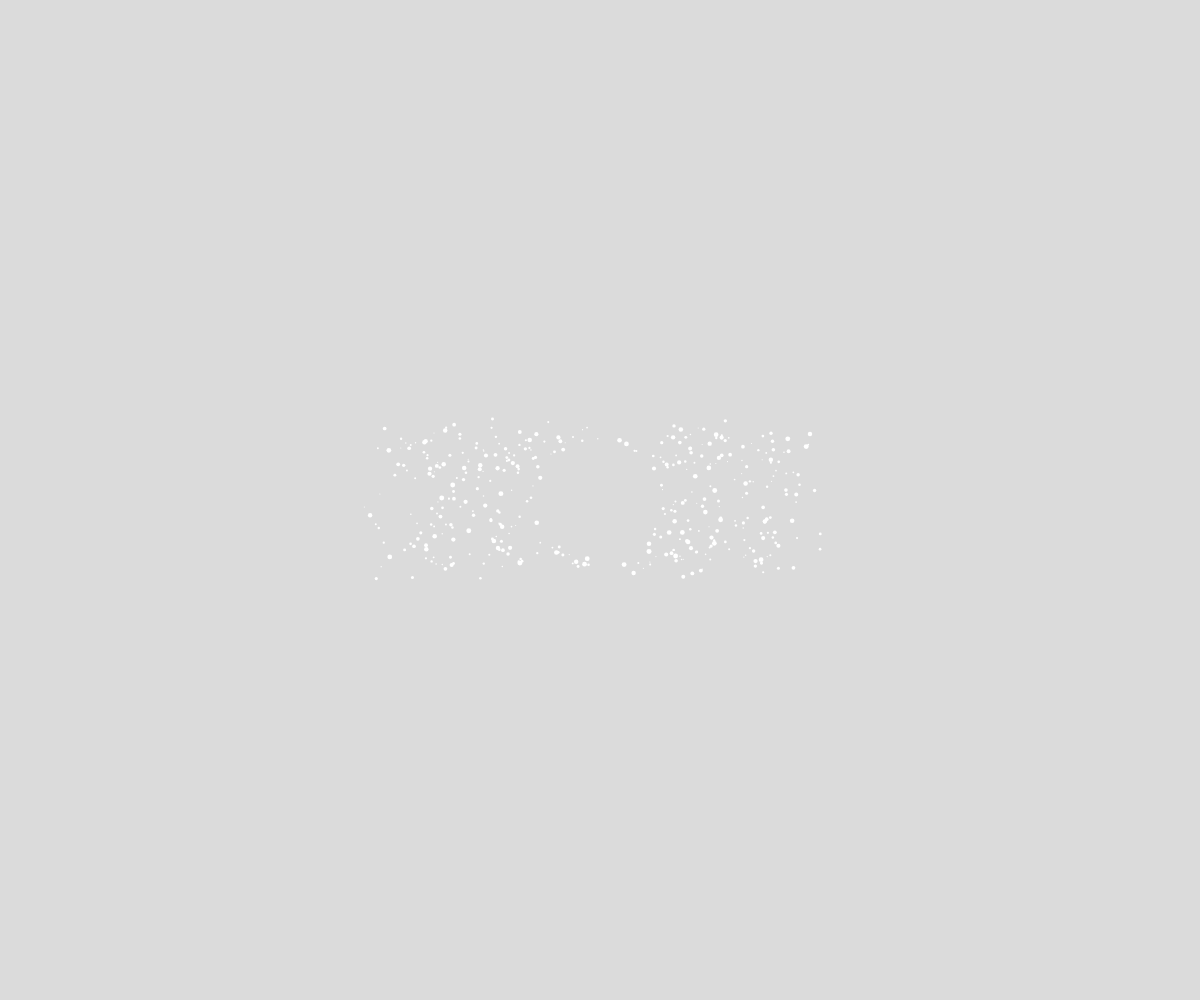
Frame 1 (no input)
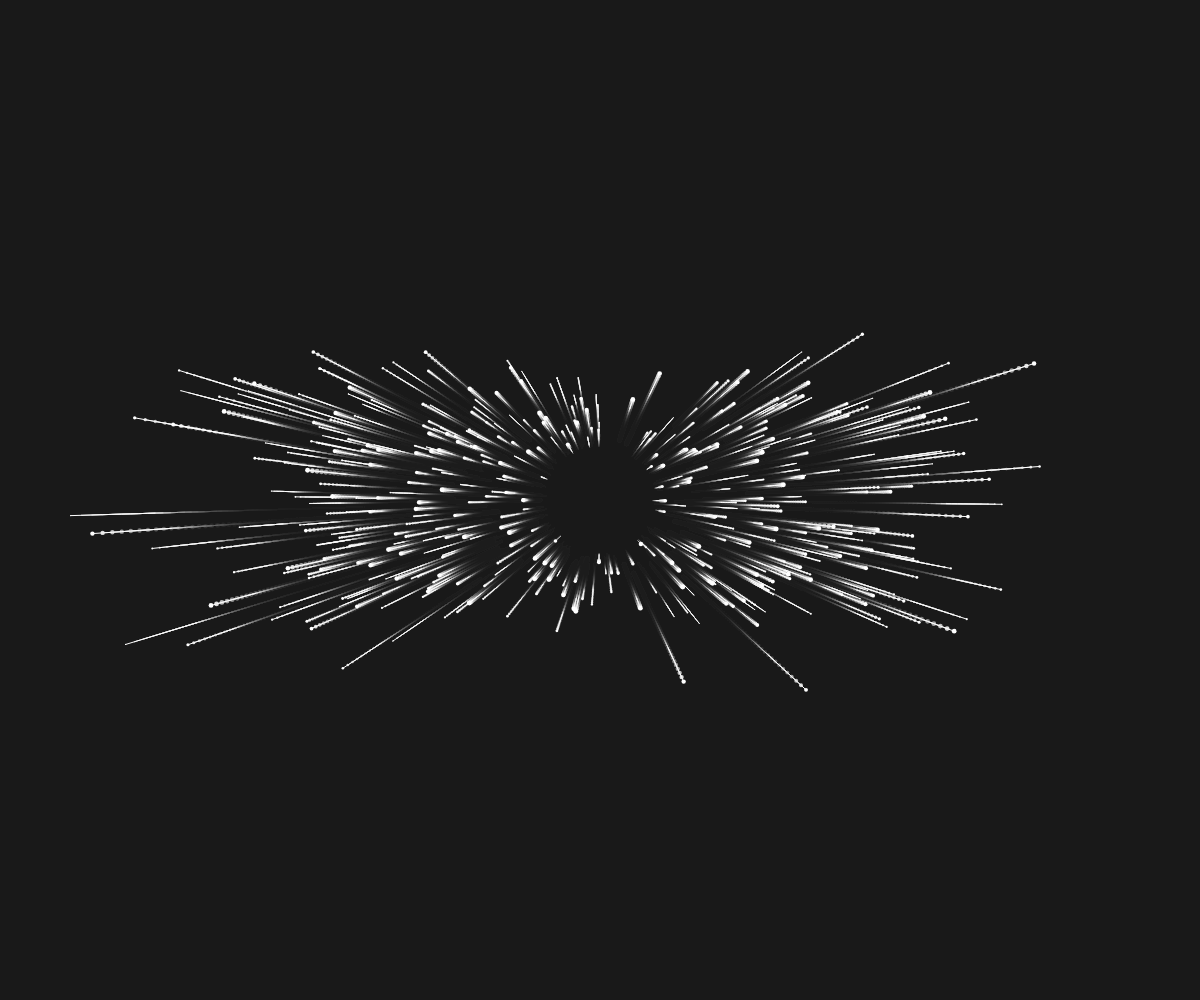
Frame 60 (no input)
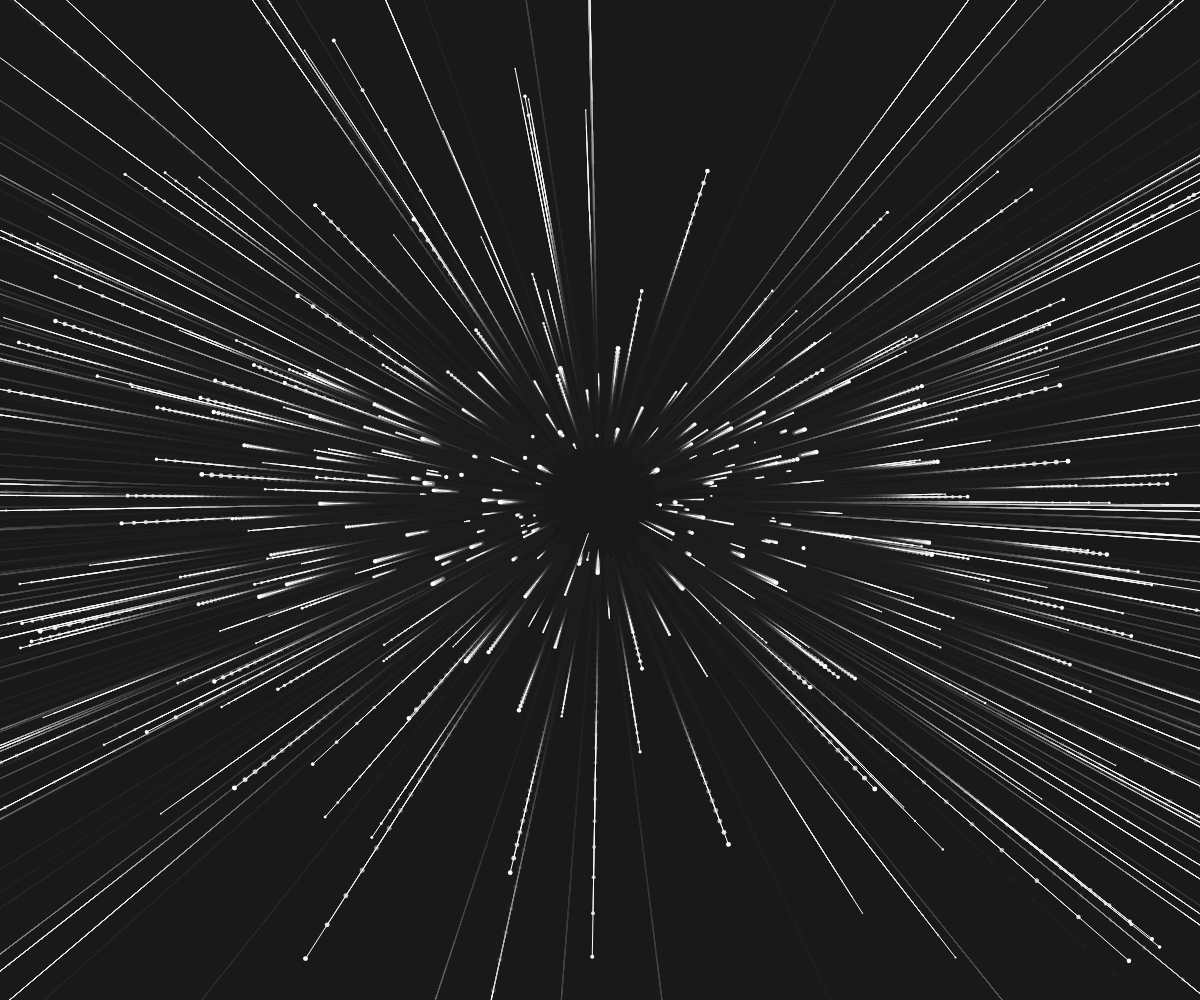
Frame 120 (the mouse pressed at the canvas centre since frame 60)

The p5.js sketch that drew these frames (run headless with seeded random() and noise() and a simulated clock; from frame 60 on, the mouse is pressed at the canvas centre):

// p5.js sketch
// ── sketch.js
class Star {
  constructor() {
     this.pos = createVector(
        random(-width, width),
        random(-height / 2, height / 2),
        random(width * 2.5, width * 3.5) // Start weiter hinten
     );
     this.m = random(4, 8); // Geschwindigkeit positiv
     this.size = random(1, 5); // Zufällige Größe zwischen 1 und 5
     this.toDraw = true;
     this.trail = []; // Spur der Positionen
  }
  
  update() {
     this.pos.z -= this.m * 4; // Bewege den Stern nach vorne (in Richtung Kamera)
     
     // Berechne die aktuelle Bildschirmposition
     let sx = map(this.pos.x / this.pos.z, 0, 1, width / 2, width);
     let sy = map(this.pos.y / this.pos.z, 0, 1, height / 2, height);

     // Füge aktuelle Position zur Spur hinzu
     this.trail.push(createVector(sx, sy));
     if (this.trail.length > 10) { // Begrenze die Länge der Spur
        this.trail.shift();
     }

     // Falls der Stern die Mitte erreicht hat, resette ihn
     if (this.pos.z < 1) {
        this.reset();
     }
  }
  
  reset() {
     this.pos = createVector(
        random(-width, width),
        random(-height / 2, height / 2),
        random(width * 2.5, width * 3.5)
     );
     this.m = random(4, 8);
     this.size = random(1, 5); // Neue Größe beim Zurücksetzen
     this.toDraw = true;
     this.trail = []; // Spur zurücksetzen
  }
  
  display(exclusionRadius) {
     if (this.toDraw) {
        let sx = map(this.pos.x / this.pos.z, 0, 1, width / 2, width);
        let sy = map(this.pos.y / this.pos.z, 0, 1, height / 2, height);

        // Berechne Entfernung zum Mittelpunkt
        let distanceToCenter = dist(sx, sy, width / 2, height / 2);

        // Zeichne nur Sterne außerhalb des Ausschlussradius
        if (distanceToCenter > exclusionRadius) {
           // Zeichne die Spur
           noFill();
           stroke(255);
           beginShape();
           for (let v of this.trail) {
              vertex(v.x, v.y);
           }
           endShape();

           // Zeichne den aktuellen Stern mit zufälliger Größe
           fill(255);
           noStroke();
           ellipse(sx, sy, this.size);
        }
     }
  }
}

var stars = [];
let exclusionRadius = 60; // Radius der Mitte ohne Sterne

function setup() {
  createCanvas(windowWidth, windowHeight);
  for (let i = 0; i < 500; i++) {
     stars.push(new Star());
  }
}

function draw() {
  background(31, 40);
  for (let i = 0; i < stars.length; i++) {
     stars[i].display(exclusionRadius);
     stars[i].update();
  }
}

// ── particles.js

// Partikelklasse
class Particle {
  constructor(x, y) {
    this.x = x;
    this.y = y;
    this.vx = random(-2, 2); // Zufällige Geschwindigkeit in x-Richtung
    this.vy = random(-2, 2); // Zufällige Geschwindigkeit in y-Richtung
    this.r = random(4, 10); // Zufällige Größe
  }

  update() {
    if (!explosionTriggered) {
      let dx = mouseX - this.x;
      let dy = mouseY - this.y;
      let angle = atan2(dy, dx);
      let baseSpeed = 1.5; 
      let speed = mousePressedSpeedBoost ? baseSpeed * 2 : baseSpeed; // Verdoppelte Geschwindigkeit bei gedrückter Maus

      this.vx += cos(angle) * 0.1 * speed + random(-0.5, 0.5); // Leichter Noise hinzugefügt
      this.vy += sin(angle) * 0.1 * speed + random(-0.5, 0.5);
    }

    this.x += this.vx;
    this.y += this.vy;

    // Geschwindigkeit dämpfen
    this.vx *= 0.95;
    this.vy *= 0.95;

    // Partikel am Rand umkehren lassen
    if (this.x < 0 || this.x > width) this.vx *= -1;
    if (this.y < 0 || this.y > height) this.vy *= -1;
  }

  show() {
    noStroke();
    fill(255, 150); // Weiß mit Transparenz
    ellipse(this.x, this.y, this.r);
  }

  checkCollision(other) {
    let d = dist(this.x, this.y, other.x, other.y);
    let minDist = this.r / 2 + other.r / 2;

    if (d < minDist) {
      let angle = atan2(this.y - other.y, this.x - other.x);
      let force = 0.5; 

      this.vx += cos(angle) * force;
      this.vy += sin(angle) * force;

      other.vx -= cos(angle) * force;
      other.vy -= sin(angle) * force;
    }
  }
}
